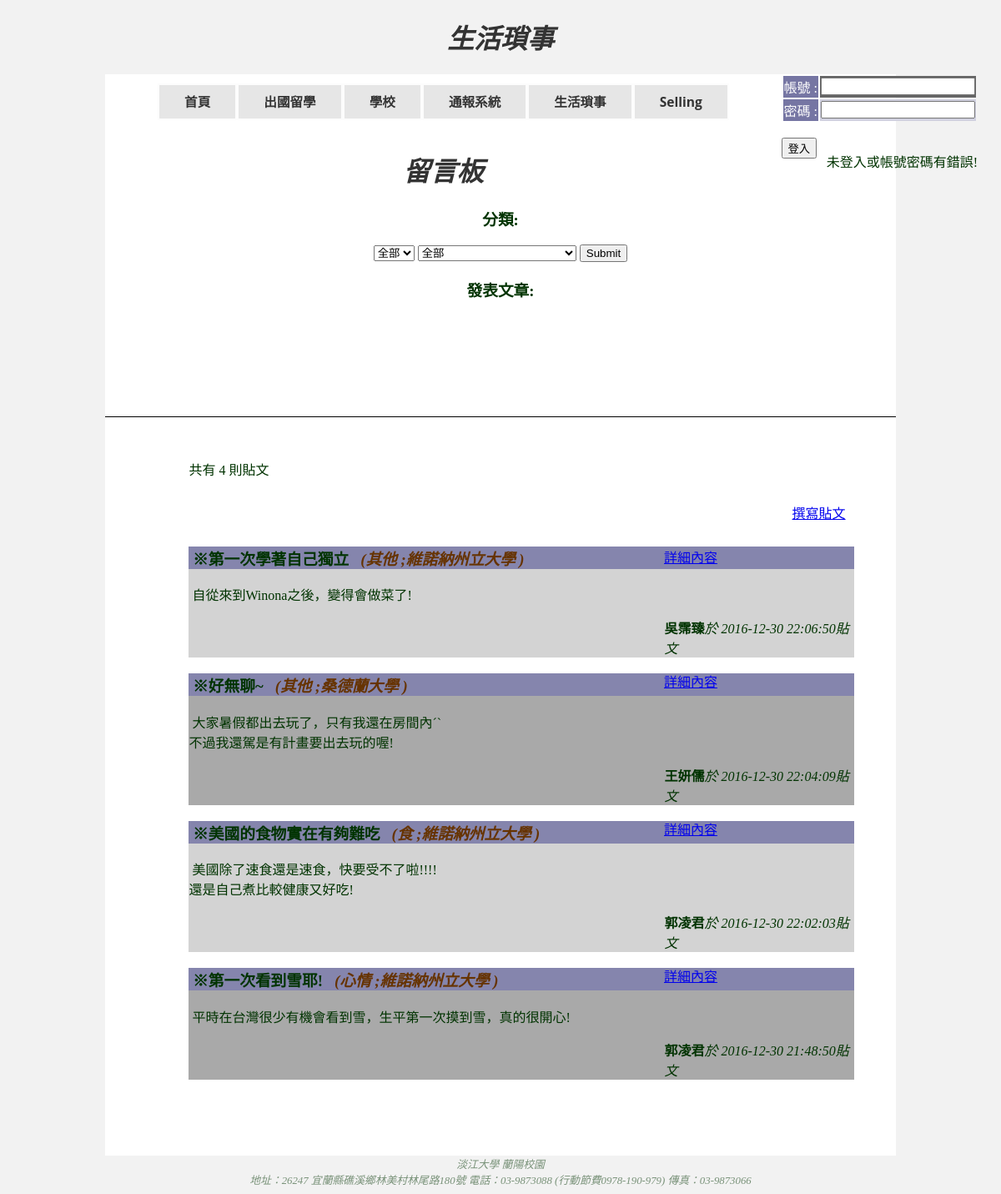
The app's page /lifething.php with its own data.
### tables this page shows
CREATE TABLE IF NOT EXISTS `post` (
  `貼文編號` int(10) unsigned NOT NULL AUTO_INCREMENT,
  `姓名` varchar(20) NOT NULL DEFAULT '無名氏',
  `標題` varchar(30) NOT NULL,
  `貼文內容` varchar(256) DEFAULT NULL,
  `日期時間` datetime NOT NULL,
  `category` varchar(11) DEFAULT NULL,
  `school_name` varchar(11) NOT NULL,
  PRIMARY KEY (`貼文編號`)
);

### lifething.php (the view, shortened to what this page needs)
<?php
include("mysql.inc.php");
if (isset($_POST['type1']) ) {
	$type1 = $_POST['type1'];
} else {
	$type1 = 'all';
}
if (isset($_POST['type2']) ) {
	$type2 = $_POST['type2'];
} else {
	$type2 = 'whole';
}
if ($type1=='all' && $type2=='whole') {
	$sql = "SELECT post.姓名 as name, post.標題 as topic, post.貼文內容 as post_content, post.貼文編號 as post_num, post.日期時間 as post_date, post.category as cat, post.school_name as school FROM post order by 貼文編號 DESC;";
} else if ($type1=='all') {
	$sql = "SELECT post.姓名 as name, post.標題 as topic, post.貼文內容 as post_content, post.貼文編號 as post_num, post.日期時間 as post_date, post.category as cat, post.school_name as school FROM post where '$type2' = post.school_name order by 貼文編號 DESC;";
} else if ($type2=='whole') {
	$sql = "SELECT post.姓名 as name, post.標題 as topic, post.貼文內容 as post_content, post.貼文編號 as post_num, post.日期時間 as post_date, post.category as cat, post.school_name as school FROM post where '$type1' = post.category order by 貼文編號 DESC;";
} else {
	$sql = "SELECT post.姓名 as name, post.標題 as topic, post.貼文內容 as post_content, post.貼文編號 as post_num, post.日期時間 as post_date, post.category as cat, post.school_name as school FROM post where '$type1' = post.category AND '$type2' = post.school_name order by 貼文編號 DESC;";
}
$result = mysqli_query($conn, $sql);
$numRows = mysqli_num_rows($result);
?>
<!DOCTYPE html>
<html lang="en">
	<head>
		<link rel="stylesheet" href="forum.css">
	</head>
	<body>
	  <div><h1>生活瑣事</h1></div>
	  <P align=right><?php
          if(isset($_SESSION['user_id'])) { echo $msg = "歡迎".$_SESSION['yourname']."登入!"; ?></p>
			  <form action="logout.php">
			  <br><br><br>
			  <p><input type="submit" value="登出" style="float:right;"></p>
  <?php  } else { $msg = "未登入或帳號密碼有錯誤!"; ?>
	  <form style="padding: 0px 20px 0px 0px; float:right;" action="login.php" method="post">
  <table style="color:white" name="login">
 <tr>
   <td style="color:white;background-color:#7676a3">帳號 : </td>
   <td><input type="text" name="User_id"
             size="20" maxlength="10" required></td>
 </tr>
 <tr>
   <td style="background-color:#7676a3">密碼 : </td>
   <td><input type="password" name="password"
              size="20" maxlength="10" required></td>
 </tr>
</table>
<br>
 <p style="float:right;" type="hidden"><?php echo $msg; ?></p>
<input type="submit" value="登入"><br/><br/>
<?php } ?>
</form>
	  <div id="wrapper">
	  <nav>
      <ul class="drop-down-menu">
	    <li><a href="index.php">首頁</a>
        <li><a href="studyabroad.php">出國留學</a>
        </li>
        <li><a href="school.php">學校</a>
        </li>
        <li><a href="#">通報系統</a>
        </li>
        <li><a href="lifething.php">生活瑣事</a>
        </li>
        <li><a href="#">Selling</a>
    </ul>
      </nav>
	   <h1>留言板</h1>
	  <h3>分類:</h3>
	  <form action="lifething.php" method = "post">
	  <select name="type1">
	  <option value="all">全部</option>
	  </select>
	  <select name="type2">
　	  <option value="whole">全部</option>
	  </select>
	  <input type="submit">
	  </form>
<h3>發表文章:</h3>
<div id="title">
  </div>
  <div id="maintext" style="text-align: left; padding-left:100px;">
<?php echo "共有 $numRows 則貼文 "; ?>
<br><br>
 	<div id="navigation"><a href="leavemsg.php">撰寫貼文</a></div>
<?php
if ($numRows>0) {
  echo '<ul>';
  $i=1;
  while ($row = mysqli_fetch_array($result)) {
    $name=htmlspecialchars($row['name'], ENT_QUOTES);
	$topic=htmlspecialchars($row['topic'], ENT_QUOTES);
    $message=htmlspecialchars($row['post_content'], ENT_QUOTES);
    $message=str_replace('  ', '&nbsp;&nbsp;', nl2br($message));
	echo "<a href='detailed.php?detailed={$row['post_num']}' style='right:340px; position : absolute;'>詳細內容</a>";
    if ($i%2==0) {$liclass='even';}
    else         {$liclass='odd';}
	echo "
          <li class=\"$liclass\">
		  <h3 style='background-color:#8585ad;'><strong>&nbsp;※$topic</strong><em style='color:#663300;'>&nbsp;&nbsp;&nbsp;&#40;{$row['cat']}&nbsp;;{$row['school']}&nbsp;&#41;</em></h3>
		  <p>&nbsp;$message</p>
		  <p style='padding-left:570px;'><strong>$name</strong><em>於 {$row['post_date']}貼文</em></p></li>";
    $i++;
  }
  echo '</ul>';
}
?>
  </div>
</div>
</body>
<footer>
<div id="footer">
淡江大學 蘭陽校園<br>
地址：26247 宜蘭縣礁溪鄉林美村林尾路180號
電話：03-9873088 (行動節費0978-190-979) 傳真：03-9873066
</div>
</footer>
</html>

### forum.css (style rules this page uses)
body { background-color: #f2f2f2; color: #003300; font-family: Palatino Linotype; }
#wrapper { width: 80%; min-width: 500px; max-width: 970px; margin-right: auto; margin-left: auto; background-color: #f2f2f2; padding: 0px 0px 25px 0px; background-color: #FFFFFF; text-align: center; }
nav ul { padding: 5px; margin: 6px; }
nav ul li { list-style: none; display: inline; font-size: 1.2em; font-weight: bold; border: 0px solid #f2f2f2; background-color: #e6e6e6; }
h1 { font-style: italic; font-family: Palatino Linotype; font-size: 2.0em; color: #333333; text-align: center; }
tr:nth-of-type(even) { background-color: #d1d1e0; }
tr:first-of-type { background-color: #666; color: #7676a3; }
#footer { clear: both; text-align: center; font-size: 0.8em; opacity: 0.5; font-style: italic; }
ul { margin: 0; padding: 0; list-style: none; }
ul.drop-down-menu { display: inline-block; font-family: 'Open Sans', Arial, sans-serif; font-size: 13px; top: 0%; }
ul.drop-down-menu li { position: relative; }
ul.drop-down-menu > li { float: left; }
ul.drop-down-menu a { background-color: #fff; color: #333; display: block; padding: 0px 30px; text-decoration: none; line-height: 40px; border: 2px solid #fcfcfc; background-color: #e6e6e6; }
div#maintext { background-color:white; font-size: 16px; padding: 50px; text-align: left; }
div#navigation { padding: 10px; text-align: right; }
div#title { height: 100px; background-color: white; padding: 10px; border-bottom: 1px solid #000; }
.odd { background-color: lightGrey; }
.even { background-color: darkGray; }

### records on screen
post: 標題 "第一次學著自己獨立", category "其他", school_name "維諾納州立大學", 貼文內容 "自從來到Winona之後，變得會做菜了!", 姓名 "吳霈臻", 日期時間 "2016-12-30 22:06:50"
post: 標題 "好無聊~", category "其他", school_name "桑德蘭大學", 貼文內容 "大家暑假都出去玩了，只有我還在房間內ˊˋ 不過我還駕是有計畫要出去玩的喔!", 姓名 "王妍儒", 日期時間 "2016-12-30 22:04:09"
post: 標題 "美國的食物實在有夠難吃", category "食", school_name "維諾納州立大學", 貼文內容 "美國除了速食還是速食，快要受不了啦!!!! 還是自己煮比較健康又好吃!", 姓名 "郭凌君", 日期時間 "2016-12-30 22:02:03"
post: 標題 "第一次看到雪耶!", category "心情", school_name "維諾納州立大學", 貼文內容 "平時在台灣很少有機會看到雪，生平第一次摸到雪，真的很開心!", 姓名 "郭凌君", 日期時間 "2016-12-30 21:48:50"

### other values on screen
$msg "未登入或帳號密碼有錯誤!"
$numRows "4"
